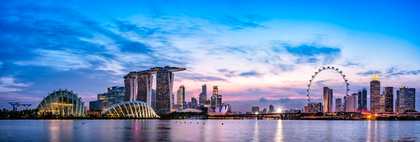
%> input picture All-Code/panorama.png, 420 x 142 px, shrunk from 1389 x 468 before the run
$ octave photo.m   (GNU Octave 9; MATLAB toolbox functions it lacks are replaced by stand-ins)
%> lines starting %> are read from the running program, lines starting %| are printed output that depends on the picture
### All-Code/tile.m
function A = tile(B,nx,ny,overlap)
% [11 lines of commented-out code are left out]

nl = size(B,1);
ns = size(B,2);

if ny > 1
   maxl = floor([(nl./ny).*(1:ny-1)+overlap, nl]);
   minl = [1,maxl(1:end-1)+1-overlap];
else
   maxl = nl;
   minl = 1;
end

if nx > 1
   maxs = floor([(ns/nx)*(1:nx-1)+overlap, ns]);
   mins = [1,maxs(1:end-1)+1-overlap];
else
   maxs = ns;
   mins = 0;
end


for i=1:length(minl)
   for j=1:length(mins)

    A{i,j} =  B(minl(i):maxl(i),mins(j):maxs(j));

   end
end

### All-Code/detectEBBHarrisFeatures.m
function c = detectEBBHarrisFeatures(img)

% divide image into 10 by 10 grid
grid = tile(img,10,10,0);

rows_grid = size(grid{1,1},1);
cols_grid = size(grid{1,1},2);

total_entropy = 0;

for i=1:1:10
    for j=1:1:10

        if(i == 1)
            i_start = 1;
            i_end = rows_grid;
        else
            i_start = rows_grid * (i - 1);
            i_end = rows_grid * (i);
        end

        if(j == 1)
            j_start = 1;
            j_end = cols_grid;
        else
            j_start = cols_grid * (j - 1);
            j_end = cols_grid * (j);
        end

        total_entropy = total_entropy + entropy(img(i_start:i_end,j_start:j_end));
    end
end

corners_Location = [];
corners_Metric = [];

for i=1:1:10
    for j=1:1:10

        if(i == 1)
            i_start = 1;
            i_end = rows_grid;
        else
            i_start = rows_grid * (i - 1);
            i_end = rows_grid * (i);
        end

        if(j == 1)
            j_start = 1;
            j_end = cols_grid;
        else
            j_start = cols_grid * (j - 1);
            j_end = cols_grid * (j);
        end

        corners = detectHarrisFeatures(img,'ROI',[j_start,i_start,cols_grid,rows_grid]);

        num_corners = 1000;
        partition_entropy = entropy(img(i_start:i_end,j_start:j_end));

        if(partition_entropy == 0)
           continue;
        end

        entropy_corners = num_corners * (partition_entropy/total_entropy);
        entropy_corners = round(entropy_corners);

        if(entropy_corners == 0)
           continue;
        end

        corners = corners.selectStrongest(entropy_corners);

        corners_Metric = [corners.Metric ; corners_Metric];

        corners_Location = [corners.Location ; corners_Location];

    end
end

% create the structure to hold to points
c.Location = corners_Location;
c.Metric = corners_Metric;

### All-Code/photo.m
img = imread("panorama.png");
%> img is the input picture: size 142x420x3 uint8; mean R, G, B 97.1, 145, 195.5
% [14 lines of commented-out code are left out]
img = imadjust(img,[0 1],[0.32 0.68]);
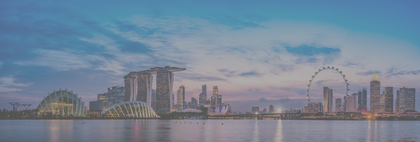
%> img: size 142x420x3 uint8; mean R, G, B 116.6, 133.8, 152

%figure;
%imshow(img);

%
 ebb_corners_output = detectEBBHarrisFeatures(rgb2gray(img));
%> after the loop in tile, `for i=1:length(minl)`: A = 100 items
%> in detectEBBHarrisFeatures, `rows_grid = size(grid{1,1},1);`: rows_grid = 14
%> in detectEBBHarrisFeatures, `cols_grid = size(grid{1,1},2);`: cols_grid = 42
%> after the loop in detectEBBHarrisFeatures, `for i=1:1:10`: i_end = 140; i_start = 126; j_end = 420; j_start = 378; total_entropy = 464
%> after the loop in detectEBBHarrisFeatures, `for i=1:1:10`: corners_Location = 830 rows, first 12: [410 139; 406 139; 416 137; 400 139; 398 126; 386 137; 382 127; 384 127; 389 136; 370 129; 370 136; 353 139]; corners_Metric = 830 values, max 0.000191 at index 426, min 4.41e-11 at index 775, mean 1.22e-05
%> in detectEBBHarrisFeatures, `c.Location = corners_Location;`: c.Location has the same summary as corners_Location
%> in detectEBBHarrisFeatures, `c.Metric = corners_Metric;`: c.Metric has the same summary as corners_Metric
%> (the run ends here)
